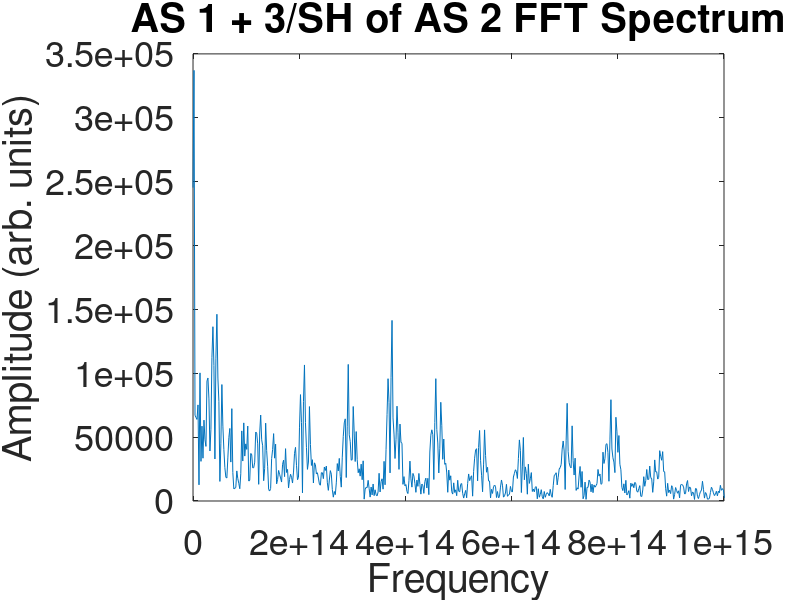

Source code (MATLAB):
c = 2.99792e8;
total_beats = importdata('as123_main_nobg.txt');


lambda_1 = 750e-9; % Original beams.
lambda_2 = 700e-9;
lambda_3 = 665e-9;

f_1 = c/lambda_1;
f_2 = c/lambda_2;
f_3 = c/lambda_3;

delta_t = 20e-9/c;

t = 0:delta_t:(7999*delta_t); %% Making new t-axis as imported t axis is nonlinearish.

size_window = size(t);
size_window = size_window(2);

w_step = 1/(max(t) - min(t));
w = 0:w_step:(2^nextpow2(size_window) * w_step - w_step); % Define fft axis.

slice_beats = total_beats(27, :)-1550; % Take just one frequency bin, subtact extra bg.

beats_fft = abs(fft(slice_beats, 2^(nextpow2(size_window))));
plot(w, beats_fft);
xlim([0 1e15])
%ylim([0 15e4])
xlabel('Frequency');
ylabel('Amplitude (arb. units)')
title('AS 1 + 3/SH of AS 2 FFT Spectrum');
set(gca, 'FontSize', 26);

